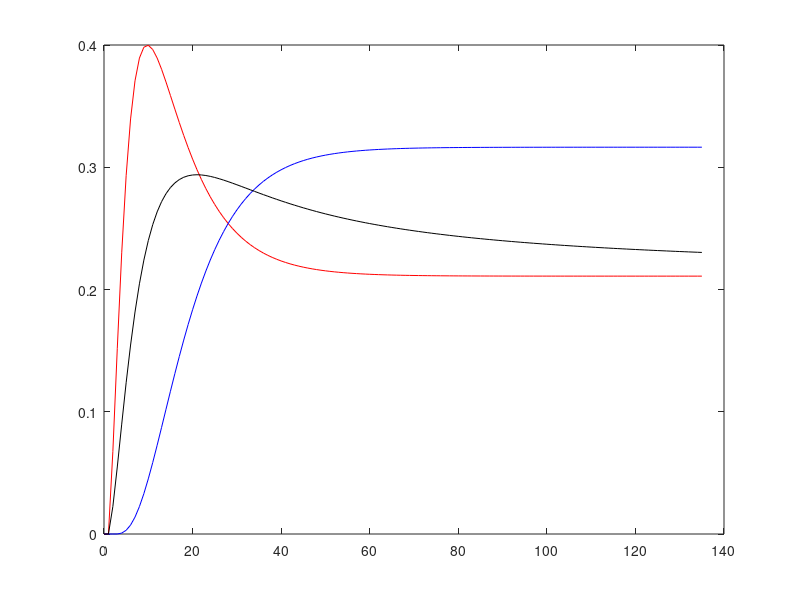

Reproduce this figure in MATLAB. (Note: this script raises an error after producing the figure.)
a=0.3;
b=0.1;
q0=[1,0,0,0,0];

p=zeros(5,5);

stoppingn=134+1;
%I did things out of order-ish by
% finding smallestn then going back
% and making stoppingn equal to it plus 1.

for i=0:4
    r=i+1; %row/column corresponding to i

    if i+1<=4
        p(r,r+1)= (a*(4-i))/4;
    end
    if i-1>=0
        p(r, r-1)=(b*i)/4;
    end
    if i+1<=4 && i-1>=0
        p(r,r)=1-p(r,r+1)-p(r,r-1);
    elseif i+1<=4
        p(r,r)=1-p(r,r+1);
    elseif i-1>=0
        p(r,r)=1-p(r,r-1);
    else
        disp('Something messed up')
    end
end

[Eigenvectors, Eigenvalues]=eig(p.');
%from what I can tell MatLab uses right eigenvectors. So, I'll use
%v^TA^t=(Av)^T identity to get the left eigenvector.
eigenValuesVector=diag(Eigenvalues);
indexStationary = find(abs(eigenValuesVector-1)<1e-10,1);
%diag puts the diagonal eigenvalue matrix into a vector,
% then find finds the index of the one closest to 1.

stationary=Eigenvectors(:,indexStationary).';
stationary=stationary/sum(stationary); %normalize
disp('Stationary is ')
stationary

modulos=abs(Eigenvectors);
modulosSort = sort(modulos, 'descend');
disp('2nd largest modulus is')
secondLargestmodulus=modulosSort(2)

qns = zeros(stoppingn+1, 5);

qns(1,:)=q0;

state2Entries = zeros(stoppingn+1, 1);

state4Entries = zeros(stoppingn+1, 1);

state2Entries(1)=q0(3); %matlab indexing meaning the 3rd entry is the 2nd state
state4Entries(1)=q0(5); %and the 5th entry is the 4th state

runningAverage=zeros(stoppingn+1, 1);

runningAverage(1)=state2Entries(1)/1;

notFoundYet=0; % I remember like 1 optimization from a comp sci class... this is it
smallestn = 0;
for n=1:stoppingn
    qns(n+1,:)=qns(n,:)*p;
    state2Entries(n+1)=qns(n+1,3);
    state4Entries(n+1)=qns(n+1,5);

    runningAverage(n+1)=sum(state2Entries(1:n+1))/(n+1);

    if notFoundYet==0
        if abs(qns(n+1, 1)-stationary(1))<10^(-6) && abs(qns(n+1, 2)-stationary(2))<10^(-6) && abs(qns(n+1, 3)-stationary(3))<10^(-6) && abs(qns(n+1, 4)-stationary(4))<10^(-6) && abs(qns(n+1, 5)-stationary(5))<10^(-6)
            smallestn=n;
            notFoundYet=1;
        end
    end
end

% qns(51,:) %actually q50
% qns(52,:) %actually q51
% 
% p^50
% 
% p^51

k = 0:stoppingn;

figure
plot(k, state2Entries, '-', 'Color', 'r')
hold on
plot(k, state4Entries, '-', 'Color', 'b')
plot(k, runningAverage, '-', 'Color', 'black')

yline(stationary(3), '--', 'Color', 'r')
yline(stationary(5), '--', 'Color', 'b')

hold off
legend('2nd state', '4th state', 'running average of second states', 'stationary distributions state 2', 'stationary distributions state 4')
xlabel('n')
ylabel('Probability/value')
disp("Smallest n is")
smallestn

p^50
p
